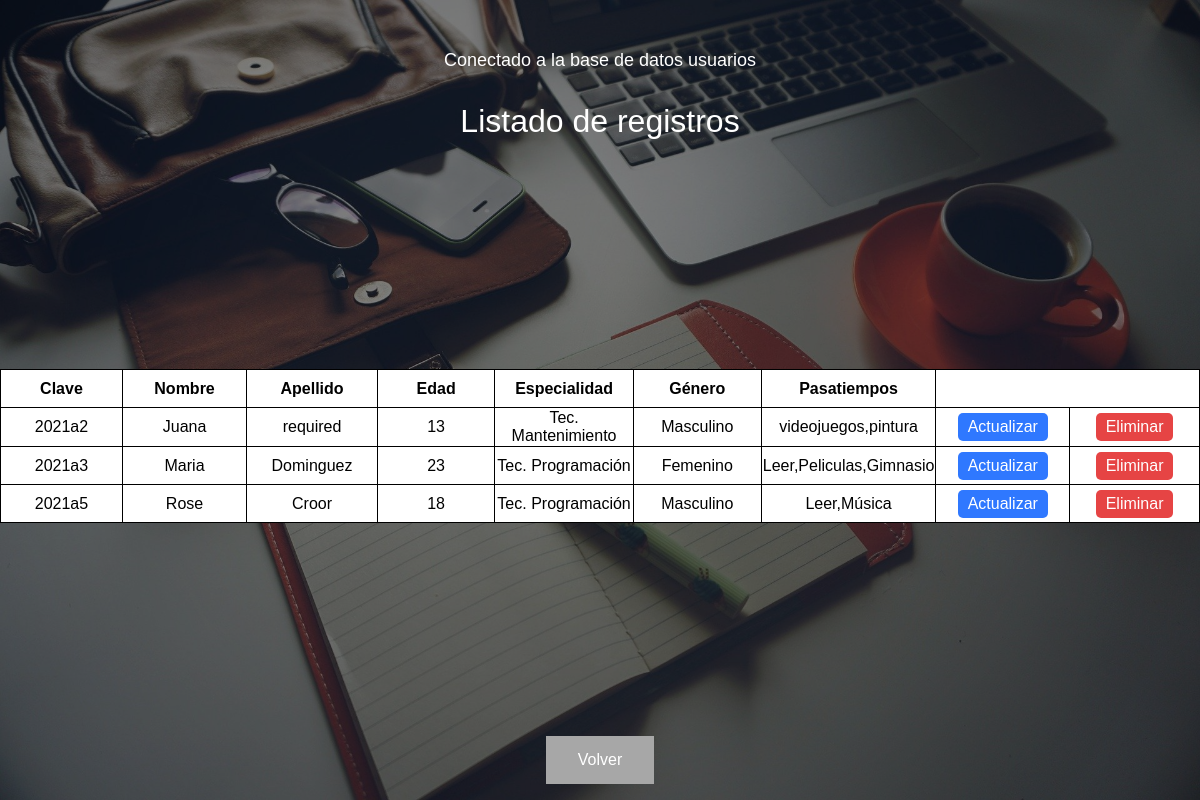
The page /listarTodo.php on the database its author committed.
### tables this page shows
CREATE TABLE `alumno` (
  `id` int(3) NOT NULL,
  `clave` text NOT NULL,
  `nombre` text NOT NULL,
  `apellido` text NOT NULL,
  `edad` int(2) NOT NULL,
  `especialidad` text NOT NULL,
  `genero` text NOT NULL,
  `pasatiempos` text NOT NULL
);

### Connections/alumnos.php (called while the page is built)
<?php
$hostname_alumnos = "localhost";
$database_alumnos = "usuarios";
$username_alumnos = "admin";
$password_alumnos = "root";
$alumnos = mysql_pconnect($hostname_alumnos, $username_alumnos, $password_alumnos) or trigger_error(mysql_error(),E_USER_ERROR);
if (!$alumnos)
{
    $conexion = "No se ha podido encontrar la Tabla";
}
else
{
    $conexion = "Conectado a la base de datos $database_alumnos" ;
};
?>

### listarTodo.php (the view, shortened to what this page needs)
<?php require_once('Connections/alumnos.php'); ?>
<?php
$query_Recordset1 = "SELECT * FROM alumno";
$Recordset1 = mysql_query($query_Recordset1, $alumnos) or die(mysql_error());
$row_Recordset1 = mysql_fetch_assoc($Recordset1);
?>
<!DOCTYPE html>
<html lang="en">
<head>
    <link href="css/styles.css" rel="stylesheet" />
    <link href="css/table.css" rel="stylesheet" />
</head>
<body>
  <div class="container visualizar">
  <div class="conexion  mt-8">
    <?php echo $conexion ?>
  </div>
  <div class="successful">
      <p>Listado de registros</p>
  </div>
  <table>
    <thead>
      <tr>
         <th>Clave</th>
         <th>Nombre</th>
         <th>Apellido</th>
         <th>Edad</th>
         <th>Especialidad</th>
         <th>Género</th>
         <th>Pasatiempos</th>
      </tr>
    </thead>
    <tbody>
      <?php do { ?>
        <tr>
          <td><?php echo $row_Recordset1['clave']; ?></td>
          <td><?php echo $row_Recordset1['nombre']; ?></td>
          <td><?php echo $row_Recordset1['apellido']; ?></td>
          <td><?php echo $row_Recordset1['edad']; ?></td>
          <td><?php echo $row_Recordset1['especialidad']; ?></td>
          <td><?php echo $row_Recordset1['genero']; ?></td>
          <td><?php echo $row_Recordset1['pasatiempos']; ?></td>
          <td>
            <form action="actualizar.php" method="post">
                <button class="actualizar" type="submit" >
                  Actualizar
                </button>
            </form>
          </td>
          <td >
            <form id="form2" name="form2" method="post" action="eliminado.php">
              <button class="eliminar" type="submit" name="eliminar" id="eliminar">Eliminar</button>
            </form>
          </td>
        </tr>
      <?php } while ($row_Recordset1 = mysql_fetch_assoc($Recordset1)); ?>
  </tbody>
</table>
<p><button class="button" onclick="window.location.href='index.php'">Volver</button></p>
  </div>
</body>
</html>

### css/styles.css (style rules this page uses)
body { margin: 0; padding: 0; font-family: sans-serif; background-color: #ffff; background-image: url("../images/back.jpg"); background-position: center; background-size: cover; background-repeat: no-repeat; }
.container { width: 100vw; height: 100vh; display: flex; align-items: center; justify-content: center; background-color: rgba(0, 0, 0, 0.5); }
table { color: #ffff; height: 100px; }
td, th { width: 126px; height: 35px; }
.button { border: none; color: white; padding: 15px 32px; text-align: center; text-decoration: none; display: inline-block; font-size: 16px; background-color: rgb(167, 167, 167); transition-duration: 0.4s; }
.successful { display: flex; flex-direction: column; color: #ffff; font-size: xx-large; align-items: center; }
.visualizar { flex-direction: column; }
.conexion { color: #ffff; font-size: large; }
.mt-8 { margin-top: 50px; }

### css/table.css (style rules this page uses)
table { border-collapse: collapse; margin: auto; }
table ,td, th { color: black; background-color: #ffff; border: 1px solid black; }
td, th { width: 150px; height: 35px; text-align: center; }
.actualizar { border: none; color: rgb(255, 255, 255); padding: 5px 10px; text-align: center; text-decoration: none; display: inline-block; font-size: 16px; background-color: rgb(47, 120, 255); transition-duration: 0.4s; border-radius: 5px; }
.eliminar { border: none; color: rgb(255, 255, 255); padding: 5px 10px; text-align: center; text-decoration: none; display: inline-block; font-size: 16px; background-color: rgb(230, 68, 68); transition-duration: 0.4s; border-radius: 5px; }

### rows shown on the page
alumno: clave "2021a2", nombre "Juana", apellido "required", edad "13", especialidad "Tec. Mantenimiento", genero "Masculino", pasatiempos "videojuegos,pintura"
alumno: clave "2021a3", nombre "Maria", apellido "Dominguez", edad "23", especialidad "Tec. Programación", genero "Femenino", pasatiempos "Leer,Peliculas,Gimnasio"
alumno: clave "2021a5", nombre "Rose", apellido "Croor", edad "18", especialidad "Tec. Programación", genero "Masculino", pasatiempos "Leer,Música"

### other values the page prints
$conexion "Conectado a la base de datos usuarios"
